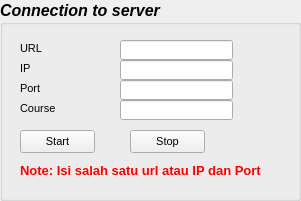
     <widget class="QGroupBox" name="groupBox_20">
      <property name="geometry">
       <rect>
        <x>20</x>
        <y>550</y>
        <width>301</width>
        <height>201</height>
       </rect>
      </property>
      <property name="font">
       <font>
        <pointsize>12</pointsize>
        <weight>75</weight>
        <italic>true</italic>
        <bold>true</bold>
       </font>
      </property>
      <property name="styleSheet">
       <string notr="true"/>
      </property>
      <property name="title">
       <string>Connection to server</string>
      </property>
      <widget class="QLabel" name="label_62">
       <property name="geometry">
        <rect>
         <x>20</x>
         <y>40</y>
         <width>55</width>
         <height>16</height>
        </rect>
       </property>
       <property name="font">
        <font>
         <pointsize>8</pointsize>
         <weight>50</weight>
         <italic>false</italic>
         <bold>false</bold>
        </font>
       </property>
       <property name="text">
        <string>URL</string>
       </property>
      </widget>
      <widget class="QLabel" name="label_97">
       <property name="geometry">
        <rect>
         <x>20</x>
         <y>60</y>
         <width>61</width>
         <height>16</height>
        </rect>
       </property>
       <property name="font">
        <font>
         <pointsize>8</pointsize>
         <weight>50</weight>
         <italic>false</italic>
         <bold>false</bold>
        </font>
       </property>
       <property name="text">
        <string>IP</string>
       </property>
      </widget>
      <widget class="QLabel" name="label_63">
       <property name="geometry">
        <rect>
         <x>20</x>
         <y>80</y>
         <width>55</width>
         <height>16</height>
        </rect>
       </property>
       <property name="font">
        <font>
         <pointsize>8</pointsize>
         <weight>50</weight>
         <italic>false</italic>
         <bold>false</bold>
        </font>
       </property>
       <property name="text">
        <string>Port</string>
       </property>
      </widget>
      <widget class="QLineEdit" name="serverUrl">
       <property name="geometry">
        <rect>
         <x>120</x>
         <y>40</y>
         <width>113</width>
         <height>20</height>
        </rect>
       </property>
       <property name="styleSheet">
        <string notr="true">color: rgb(0, 0, 0);</string>
       </property>
      </widget>
      <widget class="QLineEdit" name="serverIP">
       <property name="geometry">
        <rect>
         <x>120</x>
         <y>60</y>
         <width>113</width>
         <height>20</height>
        </rect>
       </property>
       <property name="styleSheet">
        <string notr="true">color: rgb(0, 0, 0);</string>
       </property>
      </widget>
      <widget class="QLineEdit" name="serverPort">
       <property name="geometry">
        <rect>
         <x>120</x>
         <y>80</y>
         <width>113</width>
         <height>20</height>
        </rect>
       </property>
       <property name="styleSheet">
        <string notr="true">color: rgb(0, 0, 0);</string>
       </property>
      </widget>
      <widget class="QLabel" name="label_64">
       <property name="geometry">
        <rect>
         <x>20</x>
         <y>160</y>
         <width>271</width>
         <height>21</height>
        </rect>
       </property>
       <property name="font">
        <font>
         <pointsize>10</pointsize>
         <italic>false</italic>
        </font>
       </property>
       <property name="styleSheet">
        <string notr="true">color: rgb(255, 0, 0);</string>
       </property>
       <property name="text">
        <string>Note: Isi salah satu url atau IP dan Port</string>
       </property>
      </widget>
      <widget class="QPushButton" name="btnStartConnServer">
       <property name="geometry">
        <rect>
         <x>20</x>
         <y>130</y>
         <width>75</width>
         <height>23</height>
        </rect>
       </property>
       <property name="font">
        <font>
         <pointsize>8</pointsize>
         <weight>50</weight>
         <italic>false</italic>
         <bold>false</bold>
        </font>
       </property>
       <property name="styleSheet">
        <string notr="true">color: rgb(0, 0, 0);</string>
       </property>
       <property name="text">
        <string>Start</string>
       </property>
      </widget>
      <widget class="QPushButton" name="btnStopConnServer">
       <property name="geometry">
        <rect>
         <x>130</x>
         <y>130</y>
         <width>75</width>
         <height>23</height>
        </rect>
       </property>
       <property name="font">
        <font>
         <pointsize>8</pointsize>
         <weight>50</weight>
         <italic>false</italic>
         <bold>false</bold>
        </font>
       </property>
       <property name="styleSheet">
        <string notr="true">color: rgb(0, 0, 0);</string>
       </property>
       <property name="text">
        <string>Stop</string>
       </property>
      </widget>
      <widget class="QLabel" name="label_65">
       <property name="geometry">
        <rect>
         <x>20</x>
         <y>100</y>
         <width>55</width>
         <height>16</height>
        </rect>
       </property>
       <property name="font">
        <font>
         <pointsize>8</pointsize>
         <weight>50</weight>
         <italic>false</italic>
         <bold>false</bold>
        </font>
       </property>
       <property name="text">
        <string>Course</string>
       </property>
      </widget>
      <widget class="QLineEdit" name="course">
       <property name="geometry">
        <rect>
         <x>120</x>
         <y>100</y>
         <width>113</width>
         <height>20</height>
        </rect>
       </property>
       <property name="styleSheet">
        <string notr="true">color: rgb(0, 0, 0);</string>
       </property>
      </widget>
     </widget>
